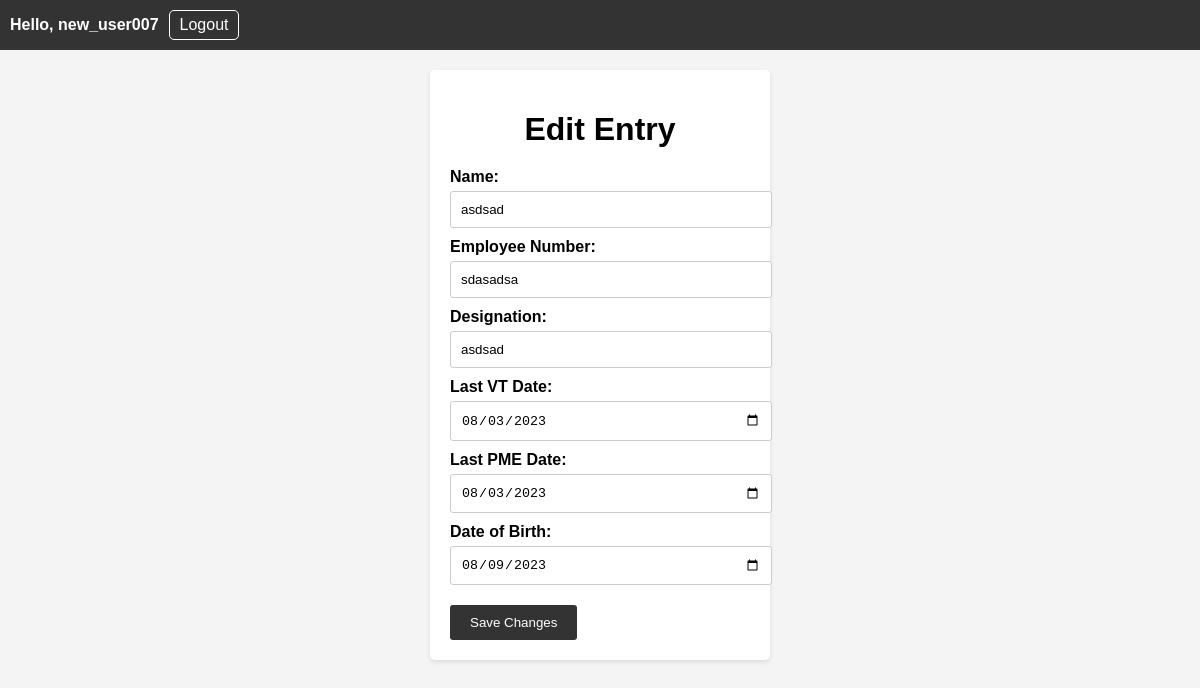
/edit_entry/2/ (signed in), run on the app's committed database.
### EmployeeApp/models.py (models this page shows)
class Entry(models.Model):
    user = models.ForeignKey(User, on_delete=models.CASCADE)
    name = models.CharField(max_length=100)
    employee_number = models.CharField(max_length=10)
    designation = models.CharField(max_length=50)
    last_vt_date = models.DateField(verbose_name='Last VT Date', null=True, blank=True)  # Make it optional
    last_pme_date = models.DateField(null=True, blank=True)  # Make it optional
    date_of_birth = models.DateField(null=True, blank=True)
    next_vt_date = models.DateField(null=True, blank=True)
    next_pme_date = models.DateField(null=True, blank=True)
    timestamp = models.DateTimeField(default=timezone.now)  # Set default value here

### EmployeeApp/views.py (the view)
# urls.py: path('edit_entry/<int:entry_id>/', views.edit_entry, name='edit_entry'),
@login_required
def edit_entry(request, entry_id):
    entry = get_object_or_404(Entry, pk=entry_id)
    if request.method == 'POST':
        form = EntryForm(request.POST, instance=entry)
        if form.is_valid():
            entry = form.save(commit=False)
            next_vt_date, next_pme_date = calculate_next_dates(
                entry.date_of_birth,
                entry.last_pme_date,
                entry.last_vt_date
            )
            entry.last_vt_date = next_vt_date if not entry.last_vt_date else entry.last_vt_date
            entry.last_pme_date = next_pme_date if not entry.last_pme_date else entry.last_pme_date
            entry.next_vt_date = next_vt_date
            entry.next_pme_date = next_pme_date
            entry.save()
            return redirect('dashboard')
    else:
        form = EntryForm(instance=entry)
    return render(request, 'EmployeeApp/edit_entry.html', {'form': form, 'entry': entry})

### EmployeeApp/forms.py
class EntryForm(forms.ModelForm):
    class Meta:
        model = Entry
        fields = ['name', 'employee_number', 'designation', 'last_pme_date', 'last_vt_date', 'date_of_birth']

### EmployeeApp/templates/EmployeeApp/edit_entry.html (shortened to what this page needs)
<!DOCTYPE html>
<html>
<head>
    <link rel="stylesheet" href="/static/css/styles.css">
</head>
<body>
    <div class="header">
        <div class="user-info">
            <p>Hello, {{ user.username }}</p>
            <a href="{% url 'logout' %}">Logout</a>
        </div>
    </div>
    <div class="form-container">
        <h1>Edit Entry</h1>
        <form method="post">
            <label for="name">Name:</label>
            <input type="text" name="name" id="name" value="{{ entry.name }}" required>
            <label for="employee_number">Employee Number:</label>
            <input type="text" name="employee_number" id="employee_number" value="{{ entry.employee_number }}" required>
            <label for="designation">Designation:</label>
            <input type="text" name="designation" id="designation" value="{{ entry.designation }}" required>
            <label for="last_vt_date">Last VT Date:</label>
            <input type="date" name="last_vt_date" id="last_vt_date" value="{{ entry.last_vt_date|date:'Y-m-d' }}" required>
            <label for="last_pme_date">Last PME Date:</label>
            <input type="date" name="last_pme_date" id="last_pme_date" value="{{ entry.last_pme_date|date:'Y-m-d' }}" required>
            <label for="date_of_birth">Date of Birth:</label>
            <input type="date" name="date_of_birth" id="date_of_birth" value="{{ entry.date_of_birth|date:'Y-m-d' }}" required>
            <button type="submit">Save Changes</button>
        </form>
    </div>
</body>
</html>

### EmployeeApp/static/css/styles.css (style rules this page uses)
body { font-family: Arial, sans-serif; margin: 0; padding: 0; }
a { text-decoration: none; color: #007bff; }
.header { display: flex; justify-content: space-between; align-items: center; background-color: #007bff; padding: 10px 20px; color: #fff; }
.user-info { display: flex; align-items: center; }
.user-info p { margin: 0; font-weight: bold; margin-right: 10px; }
.user-info a { color: #fff; text-decoration: none; border: 1px solid #fff; padding: 5px 10px; border-radius: 5px; transition: background-color 0.3s, border-color 0.3s; }
button[type="submit"] { background-color: #007bff; color: #fff; border: none; padding: 10px 20px; border-radius: 5px; cursor: pointer; transition: background-color 0.3s, color 0.3s; text-decoration: none; }

### EmployeeApp/templates/EmployeeApp/edit_entry.html (style rules this page uses)
body { font-family: Arial, sans-serif; background-color: #f4f4f4; }
.header { background-color: #333; color: #fff; padding: 10px; text-align: right; }
.user-info { margin-right: 20px; }
.form-container { background-color: #fff; border-radius: 5px; box-shadow: 0 2px 5px rgba(0, 0, 0, 0.1); padding: 20px; width: 300px; margin: 0 auto; margin-top: 20px; }
h1 { text-align: center; margin-bottom: 20px; }
label { display: block; font-weight: bold; margin-bottom: 5px; }
input[type="text"], input[type="date"] { width: 100%; padding: 10px; margin-bottom: 10px; border: 1px solid #ccc; border-radius: 3px; }
button[type="submit"] { background-color: #333; color: #fff; border: none; padding: 10px 20px; border-radius: 3px; cursor: pointer; margin-top: 10px; }

### data on the page
Entry: name "asdsad", employee_number "sdasadsa", designation "asdsad", last_vt_date "08/03/2023", last_pme_date "08/03/2023", date_of_birth "08/09/2023"

### other printed values
{{ user.username }} "new_user007"
